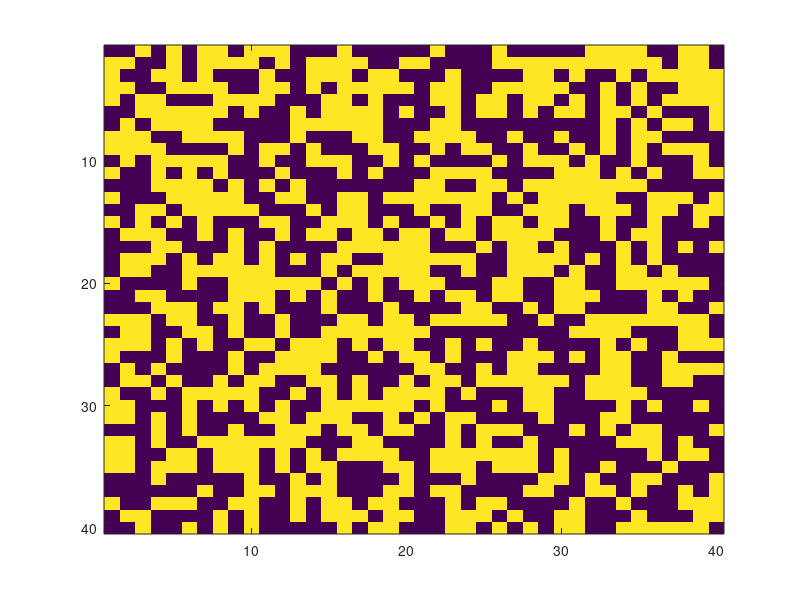
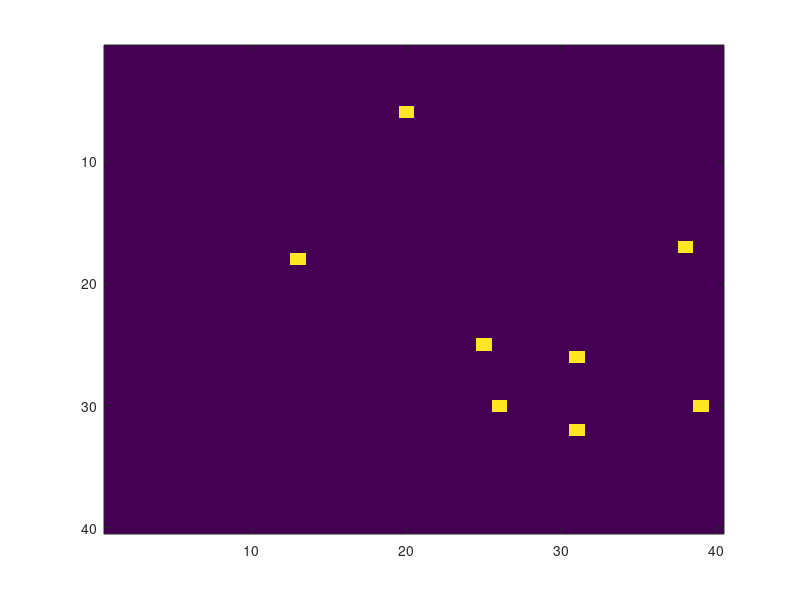

Here is the MATLAB script that generated these plots, in order:
% 1. Write a code that produces several figures

% 1.A
fig = zeros(35, 35);
for n=1:length(fig)
    fig(n,n) = 1;
end
imagesc(fig)
pause;

% 1.B
fig = zeros(35, 35);
for n=1:length(fig)
    fig(n, length(fig)-n+1) = 1;
end
imagesc(fig)
pause;

% 1.C
fig = zeros(35,35);
for n=1:length(fig)
    fig(n,n) = 1;
    fig(n, length(fig)-n+1) = 1;
end
imagesc(fig)
pause

% 1.D
fig = zeros(35, 35);
fig(1, :) = 1;                        
fig(length(fig), :) = 1;
fig(:, 1) = 1;
fig(:, length(fig)) = 1;
for n=1:length(fig)
    fig(n,n) = 1;
    fig(n, length(fig)-n+1) = 1;
end
imagesc(fig)
pause;

% 1.E
fig = zeros(35,35);
for n=1:length(fig)
    for a =1:floor(35/5)-1
        if n + 5 * a <= length(fig)
            fig(n,n + 5 * a) = 1;
        end
    end
end
imagesc(fig) 
pause


% 1.F
fig = zeros(35, 35);
for r=1:length(fig)
    for c=1:length(fig)
        if c<=r && mod(r+c,2) ==0
            fig(r,c) =1;
        end
    end
end
imagesc(fig)
pause;

% 2. the "divN" function
function result = divN(r, c, N)
    check_val = r^4 + c;
    if mod(check_val, N) == 0
        result = 1;
    else
        result = 0;
    end
end

function matrix = main(matrix, N)
    for r = 1:length(matrix)
        for c = 1:length(matrix)
            matrix(r,c) = divN(r, c, N);
        end
    end
end

new_matrix_3 = main(zeros(30,30), 3);
imagesc(new_matrix_3)
pause;

new_matrix_4 = main(zeros(30,30), 4);
imagesc(new_matrix_4)
pause;

new_matrix_7 = main(zeros(30,30), 7);
imagesc(new_matrix_7)
pause;

% 3. Square-Matrix Function
function A = square(A, r, c, size, intensity)
    if (r + size - 1 > length(A) || c + size - 1 > length(A))
        return;
    end
    A(r:r+size-1, c:c+size-1)=intensity;
end

function main2()
    A = zeros(100, 100);
    for i=1:7
        r = randi(100);
        c = randi(100);
        max_size = min(100 - r + 1, 100 - c + 1);
        size = randi(max_size);
        intensity = randi(255);
        A = square(A, r, c, size, intensity);
    end
    imagesc(A)
    pause;
end

main2()

% 4. Random Image Analysis

random_image = randi([0,1], 40, 40);

new_image = zeros(40,40);
for r = 2:length(random_image)-1
    for c = 2:length(random_image)-1
        block = random_image(r-1:r+1, c-1:c+1);
        if block(2,2) == 1
            % Calculate the sum of the block
            if sum(block(:)) == 1
                new_image(r,c) = 1;
            end
        end
    end
end
figure;
figure(1);
imagesc(random_image);
figure(2);
imagesc(new_image);
pause;